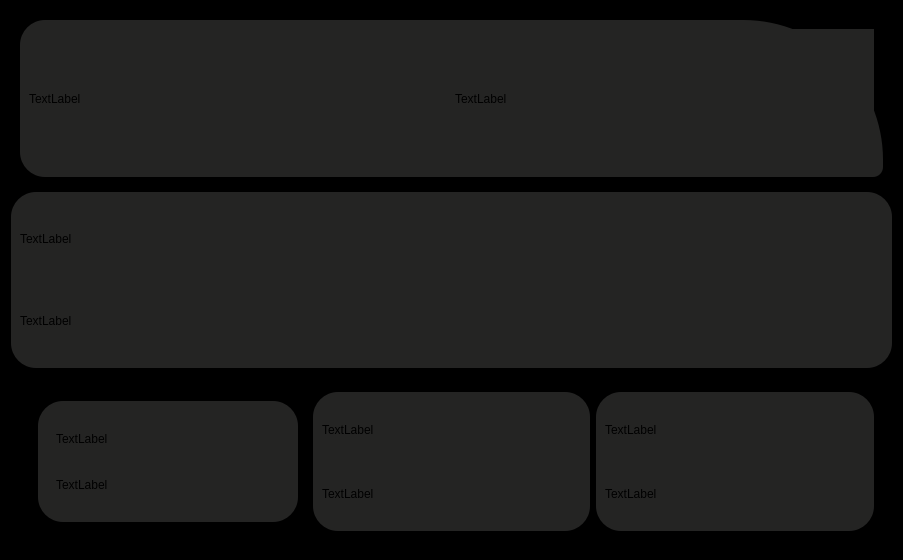
<?xml version="1.0" encoding="UTF-8"?>
<ui version="4.0">
 <class>Form</class>
 <widget class="QWidget" name="Form">
  <property name="geometry">
   <rect>
    <x>0</x>
    <y>0</y>
    <width>903</width>
    <height>560</height>
   </rect>
  </property>
  <property name="windowTitle">
   <string>Form</string>
  </property>
  <property name="styleSheet">
   <string notr="true">
background-color: rgb(0, 0, 0);</string>
  </property>
  <layout class="QVBoxLayout" name="verticalLayout_2">
   <item>
    <widget class="QWidget" name="verticalWidget_4" native="true">
     <layout class="QVBoxLayout" name="verticalLayout_5">
      <item>
       <widget class="QWidget" name="horizontalWidget_3" native="true">
        <property name="styleSheet">
         <string notr="true">border-top-left-radius:25%;
border-bottom-left-radius:25%;
border-top-right-radius:140%;
border-bottom-right-radius:10%;
background-color: rgb(36, 36, 35);</string>
        </property>
        <layout class="QHBoxLayout" name="horizontalLayout_3">
         <item>
          <widget class="QLabel" name="label_7">
           <property name="styleSheet">
            <string notr="true">
</string>
           </property>
           <property name="text">
            <string>TextLabel</string>
           </property>
          </widget>
         </item>
         <item>
          <widget class="QLabel" name="label_6">
           <property name="styleSheet">
            <string notr="true"/>
           </property>
           <property name="text">
            <string>TextLabel</string>
           </property>
          </widget>
         </item>
        </layout>
       </widget>
      </item>
     </layout>
    </widget>
   </item>
   <item>
    <widget class="QWidget" name="verticalWidget_3" native="true">
     <property name="styleSheet">
      <string notr="true">border-radius:25%;
background-color: rgb(36, 36, 35);</string>
     </property>
     <layout class="QVBoxLayout" name="verticalLayout_4">
      <item>
       <widget class="QLabel" name="label_4">
        <property name="text">
         <string>TextLabel</string>
        </property>
       </widget>
      </item>
      <item>
       <widget class="QLabel" name="label_5">
        <property name="text">
         <string>TextLabel</string>
        </property>
       </widget>
      </item>
     </layout>
    </widget>
   </item>
   <item>
    <widget class="QWidget" name="verticalWidget_6" native="true">
     <property name="styleSheet">
      <string notr="true"/>
     </property>
     <layout class="QVBoxLayout" name="verticalLayout">
      <property name="spacing">
       <number>22</number>
      </property>
      <item>
       <widget class="QWidget" name="horizontalWidget" native="true">
        <layout class="QHBoxLayout" name="horizontalLayout">
         <item>
          <widget class="QWidget" name="verticalWidget_5" native="true">
           <layout class="QVBoxLayout" name="verticalLayout_3">
            <item>
             <widget class="QWidget" name="horizontalWidget_2" native="true">
              <property name="styleSheet">
               <string notr="true">border-radius:25%;
background-color: rgb(36, 36, 35);</string>
              </property>
              <layout class="QHBoxLayout" name="horizontalLayout_2">
               <property name="spacing">
                <number>41</number>
               </property>
               <item>
                <layout class="QHBoxLayout" name="horizontalLayout_4">
                 <property name="spacing">
                  <number>7</number>
                 </property>
                 <item>
                  <layout class="QHBoxLayout" name="horizontalLayout_5">
                   <item>
                    <widget class="QWidget" name="verticalWidget" native="true">
                     <layout class="QVBoxLayout" name="verticalLayout_6">
                      <item>
                       <widget class="QLabel" name="label">
                        <property name="text">
                         <string>TextLabel</string>
                        </property>
                       </widget>
                      </item>
                      <item>
                       <widget class="QLabel" name="label_2">
                        <property name="text">
                         <string>TextLabel</string>
                        </property>
                       </widget>
                      </item>
                     </layout>
                    </widget>
                   </item>
                  </layout>
                 </item>
                </layout>
               </item>
              </layout>
             </widget>
            </item>
           </layout>
          </widget>
         </item>
         <item>
          <widget class="QWidget" name="verticalWidget_4" native="true">
           <property name="styleSheet">
            <string notr="true">border-radius:25%;
background-color: rgb(36, 36, 35);</string>
           </property>
           <layout class="QVBoxLayout" name="verticalLayout_8">
            <item>
             <widget class="QLabel" name="label_3">
              <property name="text">
               <string>TextLabel</string>
              </property>
             </widget>
            </item>
            <item>
             <widget class="QLabel" name="label_8">
              <property name="styleSheet">
               <string notr="true"/>
              </property>
              <property name="text">
               <string>TextLabel</string>
              </property>
             </widget>
            </item>
           </layout>
          </widget>
         </item>
         <item>
          <widget class="QWidget" name="verticalWidget_2" native="true">
           <property name="styleSheet">
            <string notr="true">border-radius:25%;
background-color: rgb(36, 36, 35);</string>
           </property>
           <layout class="QVBoxLayout" name="verticalLayout_7">
            <item>
             <widget class="QLabel" name="label_9">
              <property name="text">
               <string>TextLabel</string>
              </property>
             </widget>
            </item>
            <item>
             <widget class="QLabel" name="label_10">
              <property name="text">
               <string>TextLabel</string>
              </property>
             </widget>
            </item>
           </layout>
          </widget>
         </item>
        </layout>
       </widget>
      </item>
     </layout>
    </widget>
   </item>
  </layout>
 </widget>
 <resources/>
 <connections/>
</ui>
